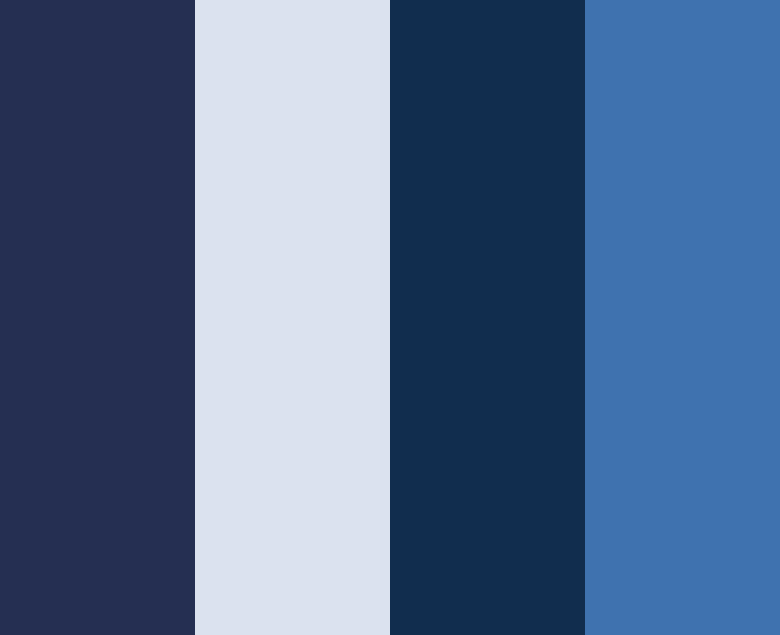
<?xml version="1.0" encoding="UTF-8"?>
<ui version="4.0">
 <class>main_widget</class>
 <widget class="QWidget" name="main_widget">
  <property name="geometry">
   <rect>
    <x>0</x>
    <y>0</y>
    <width>780</width>
    <height>635</height>
   </rect>
  </property>
  <property name="windowTitle">
   <string>Form</string>
  </property>
  <property name="styleSheet">
   <string notr="true">#content_widget{
	background-color:rgb(37, 47, 82);
}

#ai_chat_widget{
	background-color:#dbe2ef;
}
#word_card_widget{
	background-color:rgb(17,45,78);
}
#sentence_card_widget{
	background-color:rgb(63,114,175);
}</string>
  </property>
  <layout class="QHBoxLayout" name="horizontalLayout">
   <property name="spacing">
    <number>0</number>
   </property>
   <property name="leftMargin">
    <number>0</number>
   </property>
   <property name="topMargin">
    <number>0</number>
   </property>
   <property name="rightMargin">
    <number>0</number>
   </property>
   <property name="bottomMargin">
    <number>0</number>
   </property>
   <item>
    <widget class="QSplitter" name="splitter">
     <property name="orientation">
      <enum>Qt::Orientation::Horizontal</enum>
     </property>
     <property name="handleWidth">
      <number>0</number>
     </property>
     <widget class="QWidget" name="content_widget" native="true"/>
     <widget class="QWidget" name="ai_chat_widget" native="true">
      <property name="sizePolicy">
       <sizepolicy hsizetype="Preferred" vsizetype="Preferred">
        <horstretch>0</horstretch>
        <verstretch>0</verstretch>
       </sizepolicy>
      </property>
      <property name="maximumSize">
       <size>
        <width>16777215</width>
        <height>16777215</height>
       </size>
      </property>
     </widget>
     <widget class="QWidget" name="word_card_widget" native="true">
      <property name="sizePolicy">
       <sizepolicy hsizetype="Preferred" vsizetype="Preferred">
        <horstretch>0</horstretch>
        <verstretch>0</verstretch>
       </sizepolicy>
      </property>
      <property name="maximumSize">
       <size>
        <width>16777215</width>
        <height>16777215</height>
       </size>
      </property>
     </widget>
     <widget class="QWidget" name="sentence_card_widget" native="true">
      <property name="sizePolicy">
       <sizepolicy hsizetype="Preferred" vsizetype="Preferred">
        <horstretch>0</horstretch>
        <verstretch>0</verstretch>
       </sizepolicy>
      </property>
      <property name="minimumSize">
       <size>
        <width>0</width>
        <height>0</height>
       </size>
      </property>
      <property name="maximumSize">
       <size>
        <width>16777215</width>
        <height>16777215</height>
       </size>
      </property>
     </widget>
    </widget>
   </item>
  </layout>
 </widget>
 <resources/>
 <connections/>
</ui>
